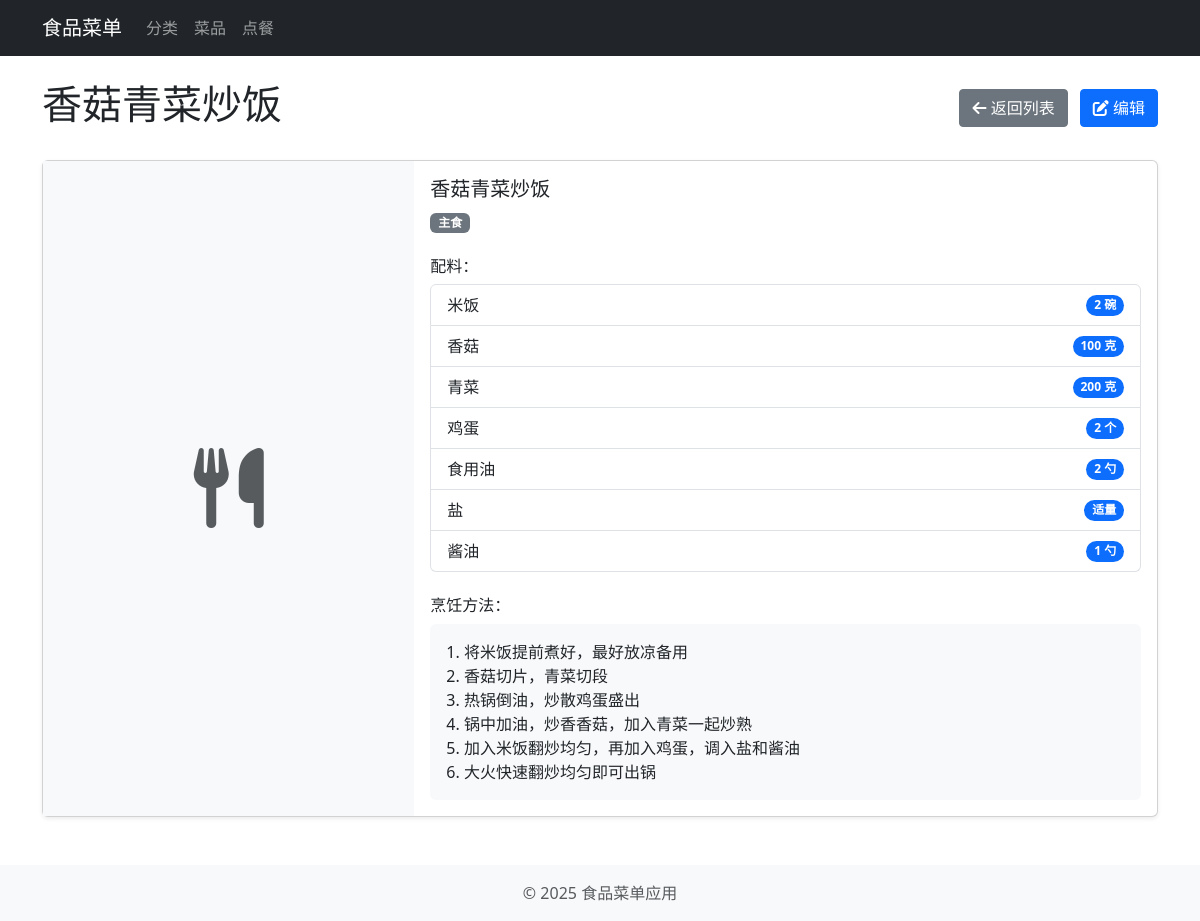
/dishes/1, run on the app's committed database.
### app/models/__init__.py (models this page shows, shortened)
class Dish(db.Model):
    __tablename__ = 'dishes'
    id = db.Column(db.Integer, primary_key=True)
    name = db.Column(db.String(100), nullable=False)
    image_path = db.Column(db.String(255), nullable=True)
    ingredients_json = db.Column(db.Text, nullable=False, default='[]')
    recipe = db.Column(db.Text, nullable=False)
    category_id = db.Column(db.Integer, db.ForeignKey('categories.id'), nullable=False)
    created_at = db.Column(db.DateTime, default=datetime.utcnow)
    updated_at = db.Column(db.DateTime, default=datetime.utcnow, onupdate=datetime.utcnow)
    @property
    def ingredients(self):
        return json.loads(self.ingredients_json)

class Category(db.Model):
    __tablename__ = 'categories'
    id = db.Column(db.Integer, primary_key=True)
    name = db.Column(db.String(100), nullable=False, unique=True)
    dishes = db.relationship('Dish', backref='category', lazy=True, cascade='all, delete-orphan')
    created_at = db.Column(db.DateTime, default=datetime.utcnow)
    updated_at = db.Column(db.DateTime, default=datetime.utcnow, onupdate=datetime.utcnow)

### app/views/dish.py (the view)
@dish_bp.route('/<int:id>')
def view(id):
    dish = Dish.query.get_or_404(id)
    return render_template('dishes/view.html', dish=dish)

### app.py (called while the page is built)
@app.before_request
def before_request():
    g.now = datetime.utcnow()

### app/templates/dishes/view.html (shortened to what this page needs)
{% extends 'base.html' %}
{% block content %}
<div class="row">
    <div class="col-md-12">
        <div class="d-flex justify-content-between align-items-center mb-4">
            <h1>{{ dish.name }}</h1>
            <div>
                <a href="{{ url_for('dishes.index') }}" class="btn btn-secondary me-2">
                    <i class="fas fa-arrow-left"></i> 返回列表
                </a>
                <a href="{{ url_for('dishes.edit', id=dish.id) }}" class="btn btn-primary">
                    <i class="fas fa-edit"></i> 编辑
                </a>
            </div>
        </div>
        <div class="card mb-4">
            <div class="row g-0">
                <div class="col-md-4">
                    {% if dish.image_path %}
                        <img src="{{ url_for('static', filename=dish.image_path) }}" class="img-fluid rounded-start" alt="{{ dish.name }}" style="height: 100%; object-fit: cover;">
                    {% else %}
                        <div class="bg-light d-flex justify-content-center align-items-center h-100" style="min-height: 300px;">
                            <i class="fas fa-utensils fa-5x text-muted"></i>
                        </div>
                    {% endif %}
                </div>
                <div class="col-md-8">
                    <div class="card-body">
                        <h5 class="card-title">{{ dish.name }}</h5>
                        <p class="mb-2">
                            <span class="badge bg-secondary">{{ dish.category.name }}</span>
                        </p>
                        <h6 class="mt-4">配料：</h6>
                        {% if dish.ingredients %}
                            <ul class="list-group mb-4">
                                {% for ingredient in dish.ingredients %}
                                    <li class="list-group-item d-flex justify-content-between align-items-center">
                                        {{ ingredient.name }}
                                        <span class="badge bg-primary rounded-pill">{{ ingredient.amount }}</span>
                                    </li>
                                {% endfor %}
                            </ul>
                        {% else %}
                            <p class="text-muted">暂无配料信息</p>
                        {% endif %}
                        <h6>烹饪方法：</h6>
                        <div class="p-3 bg-light rounded">
                            {{ dish.recipe|nl2br|safe }}
                        </div>
                    </div>
                </div>
            </div>
        </div>
    </div>
</div>
{% endblock %}

### app/static/css/style.css (style rules this page uses)
html, body { height: 100%; }
body { display: flex; flex-direction: column; min-height: 100vh; }
.card { box-shadow: 0 0.125rem 0.25rem rgba(0, 0, 0, 0.075); transition: transform 0.3s ease, box-shadow 0.3s ease; }
.btn { border-radius: 0.25rem; }
h1 { position: relative; display: inline-block; }
h1::after { content: ''; position: absolute; width: 100%; transform: scaleX(0); height: 2px; bottom: 0; left: 0; background-color: #0d6efd; transform-origin: bottom right; transition: transform 0.3s ease-out; }

### data on the page
Dish: name "香菇青菜炒饭", recipe "1. 将米饭提前煮好，最好放凉备用 2. 香菇切片，青菜切段 3. 热锅倒油，炒散鸡蛋盛出 4. 锅中加油，炒香香菇，加入青菜一起炒熟 5. 加入米饭翻炒均匀，再加入鸡蛋，调入盐和酱油 6. 大火快速翻炒均匀即可出锅"
Category: category.name "主食"

### other printed values
{{ ingredient.name }} "米饭" "香菇" "青菜" "鸡蛋" "食用油" "盐" "酱油"
{{ ingredient.amount }} "2 碗" "100 克" "200 克" "2 个" "2 勺" "适量" "1 勺"
{{ g.now.year }} "2025"
